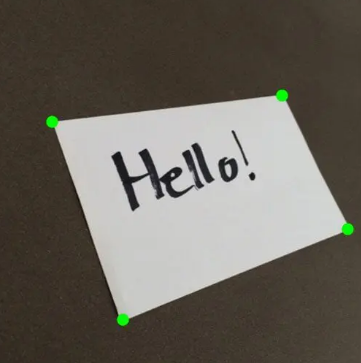
#> input picture image.png, 361 x 363 px
$ python scan.py --image image.png
#> lines starting #> are read from the running program, lines starting #| are printed output that depends on the picture; after the words box and inside, x2 and y2 are one past the last pixel; in counts of white or black regions, pixels touching at a corner belong together
### transform.py
import numpy as np
import cv2

def order_points(pts):
    rect = np.zeros((4,2), dtype="float32")

    s = pts.sum(axis=1)
    rect[0] = pts[np.argmin(s)]
    rect[1] = pts[np.argmax(s)]

    diff = np.diff(pts, axis=1)
    rect[1] = pts[np.argmin(diff)]
    rect[2] = pts[np.argmax(diff)]

    return rect

def four_point_transform(image, pts):
    rect = order_points(pts)
    (tl, tr, br, bl) = rect

    widthA = np.sqrt(((br[0] - bl[0]) ** 2) + ((br[1] - bl[1]) ** 2))
    widthB = np.sqrt(((tr[0] - tl[0]) ** 2) + ((tr[1] - tl[1]) ** 2))
    maxWidth = max(int(widthA), int(widthB))

    heightA = np.sqrt(((tr[0] - br[0]) ** 2) + ((tr[1] - br[1]) ** 2))
    heightB = np.sqrt(((tl[0] - bl[0]) ** 2) + ((tl[1] - bl[1]) ** 2))
    maxHight = max(int(heightA), int(heightB))

    dst = np.array([
        [0, 0],
        [maxWidth-1, 0],
        [maxWidth-1, maxHight-1],
        [0, maxHight-1]
    ], dtype="float32")

    M = cv2.getPerspectiveTransform(rect, dst)
    warped = cv2.warpPerspective(image, M, (maxWidth, maxHight))

    return warped

### scan.py
from transform import four_point_transform
from skimage.filters import threshold_local

import numpy as np
import argparse
import cv2
import imutils

ap = argparse.ArgumentParser()
ap.add_argument("-i", "--image", required=True,
                help = "Path to the image to be scanned")
args = vars(ap.parse_args())

image = cv2.imread(args["image"])
#> image is the input picture: shape (363, 361, 3); mean B, G, R 92.1, 100.5, 105.4
ratio = image.shape[0] / 500.0
#> ratio = 0.726
orig = image.copy()
image = imutils.resize(image, height = 500)
#> image: shape (500, 497, 3)

gray = cv2.cvtColor(image, cv2.COLOR_BGR2GRAY)
gray = cv2.GaussianBlur(gray, (5, 5), 0)
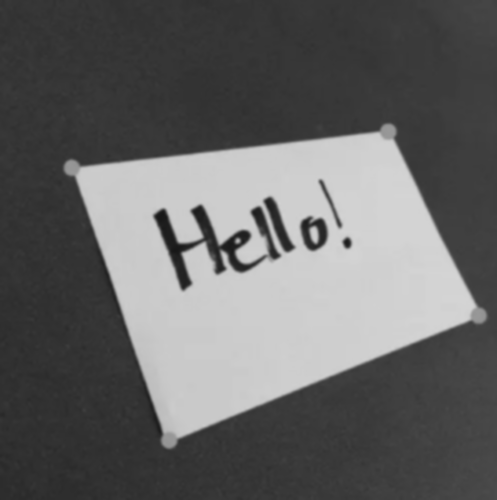
#> gray: shape (500, 497); min 23, max 213, mean 101
edged = cv2.Canny(gray, 75, 200)
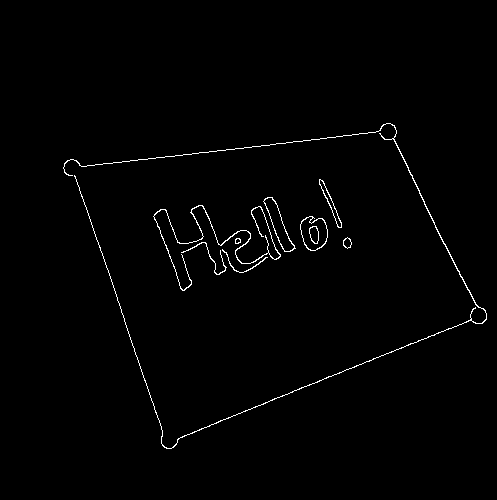
#> edged: shape (500, 497); 1.1% white in thin lines or dots, all inside (x1, y1, x2, y2) = (63, 123, 487, 449)

print("STEP1: Edge Detection")
cv2.imshow("Image", image)
cv2.imshow("Edged", edged)
cv2.waitKey(0)
cv2.destroyAllWindows()

cnts = cv2.findContours(edged.copy(), cv2.RETR_LIST,
                        cv2.CHAIN_APPROX_SIMPLE)
#> cnts = 16 contours, 1 with area under 20; largest, box (x1, y1, x2, y2) and area: (300, 216, 328, 251) 698, (300, 216, 328, 251) 672, (263, 197, 296, 252) 586, (263, 197, 295, 252) 556, (319, 179, 342, 228) 204
cnts = imutils.grab_contours(cnts)
cnts = sorted(cnts, key=cv2.contourArea, reverse=True)[:5]
#> cnts = 5 contours; box (x1, y1, x2, y2) and area: (300, 216, 328, 251) 698, (300, 216, 328, 251) 672, (263, 197, 296, 252) 586, (263, 197, 295, 252) 556, (319, 179, 342, 228) 204

for c in cnts:
    peri = cv2.arcLength(c, True)
    approx = cv2.approxPolyDP(c, 0.02*peri, True)
    if len(approx) == 4:
        screenCnt = approx
        break
#> this loop made 5 passes
#> (peri, screenCnt) on pass 5: (117.2, [[319, 179], [337, 226], [341, 227], [331, 198]])
#> peri on passes 1 to 4: 118.8, 113.4, 142.7, 139

print("STEP2: find contours of paper")
cv2.drawContours(image, [screenCnt], -1, (0, 255, 0), 2)
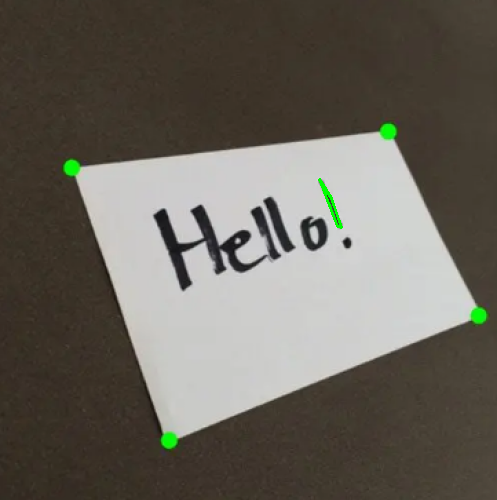
#> image: shape (500, 497, 3); mean B, G, R 91.9, 100.6, 105.2
cv2.imshow("Outline", image)
cv2.waitKey(0)
cv2.destroyAllWindows()

warped = four_point_transform(orig, screenCnt.reshape(4, 2) * ratio)
#> in order_points, `s = pts.sum(axis=1)`: s = [361.5, 408.7, 412.4, 384.1]
#> in order_points, `diff = np.diff(pts, axis=1)`: diff = [-101.6, -80.59, -82.76, -96.56]
#> in four_point_transform, `rect = order_points(pts)`: rect = [[231.6, 130], [231.6, 130], [244.7, 164.1], [0, 0]]
#> in four_point_transform, `(tl, tr, br, bl) = rect`: tl = [231.6, 130]; br = [244.7, 164.1]; bl = [0, 0]
#> in four_point_transform, `widthA = np.sqrt(((br[0] - bl[0]) ** 2) + ((br[1] - bl[1]) ** 2))`: widthA = 294.6
#> in four_point_transform, `widthB = np.sqrt(((tr[0] - tl[0]) ** 2) + ((tr[1] - tl[1]) ** 2))`: widthB = 0
#> in four_point_transform, `maxWidth = max(int(widthA), int(widthB))`: maxWidth = 294
#> in four_point_transform, `heightA = np.sqrt(((tr[0] - br[0]) ** 2) + ((tr[1] - br[1]) ** 2))`: heightA = 36.54
#> in four_point_transform, `heightB = np.sqrt(((tl[0] - bl[0]) ** 2) + ((tl[1] - bl[1]) ** 2))`: heightB = 265.6
#> in four_point_transform, `maxHight = max(int(heightA), int(heightB))`: maxHight = 265
#> in four_point_transform, `dst = np.array([ [0, 0], [maxWidth-1, 0], [maxWidth-1, maxHight-1], [0..`: dst = [[0, 0], [293, 0], [293, 264], [0, 264]]
#> in four_point_transform, `M = cv2.getPerspectiveTransform(rect, dst)`: M = [[0.00472, -0.00841, 3.5e-16], [0.00975, -0.00968, -1], [3.69e-05, -3.67e-05, -0.00379]]
#> in four_point_transform, `warped = cv2.warpPerspective(image, M, (maxWidth, maxHight))`:
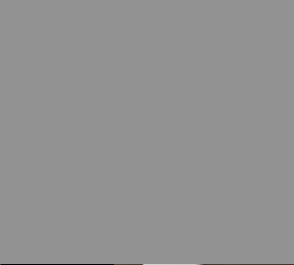
#> warped: shape (265, 294, 3); mean B, G, R 145.7, 145.7, 145.7

warped = cv2.cvtColor(warped, cv2.COLOR_BGR2GRAY)
#> warped: shape (265, 294)
T = threshold_local(warped, 11, offset=10, method="gaussian")
warped = (warped > T).astype("uint8") * 255
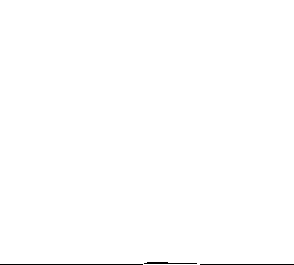
#> warped: shape (265, 294); 99.6% white; black in thin lines or dots, all inside (x1, y1, x2, y2) = (0, 262, 294, 265)

print("STEP3: Apply prespective transform")
cv2.imshow("Original", imutils.resize(orig, height=650))
cv2.imshow("Scanned", imutils.resize(warped, height=650))
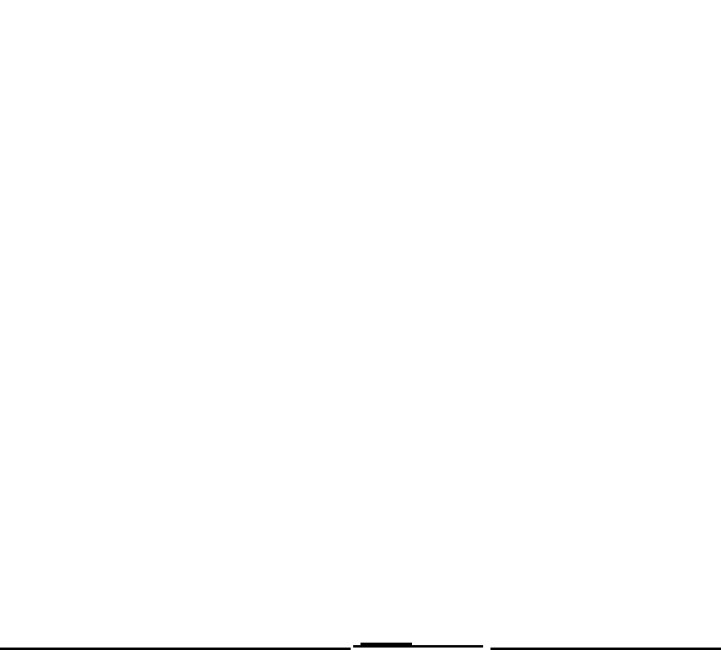
#> window 'Scanned': shape (650, 721); min 0, max 255, mean 254
cv2.waitKey(0)
